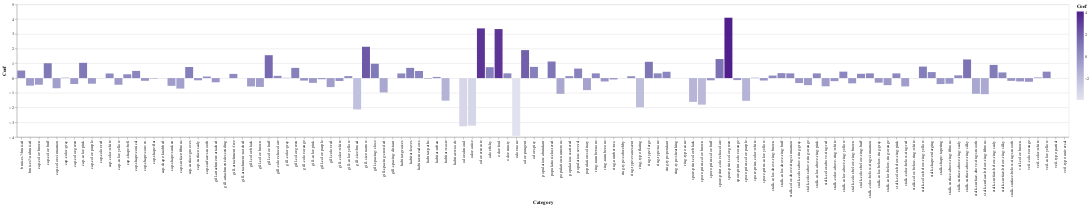

Notebook cell for this chart:
### Markdown cell above
As expected from the initial visualization, odor is a significant determiner of a mushroom's edibility, though the cap-size predictions seem to have been misguided. Variables being considered in conjunction with each other rather than simple counts is likely to account for this discrepancy.

### Code cell
# charting the coefficients
alt.Chart(coefs).mark_bar().encode(
    x = "Category",
    y = "Coef",
    color = alt.Color("Coef", scale = alt.Scale(scheme = "purples")),
    tooltip = ["Category", "Coef"]
)

### Figure 1 — Vega-Lite specification as saved in the notebook (floating-point values rounded to 4 significant figures)
{"config": {"view": {"continuousWidth": 400, "continuousHeight": 300}}, "data": {"name": "data-c4b94e68399037cda36f51e5bdee8371"}, "mark": "bar", "encoding": {"color": {"field": "Coef", "scale": {"scheme": "purples"}, "type": "quantitative"}, "tooltip": [{"field": "Category", "type": "nominal"}, {"field": "Coef", "type": "quantitative"}], "x": {"field": "Category", "type": "nominal"}, "y": {"field": "Coef", "type": "quantitative"}}, "$schema": "https://vega.github.io/schema/vega-lite/v4.17.0.json", "datasets": {"data-c4b94e68399037cda36f51e5bdee8371": [{"Category": "cap-shape:bell", "Coef": 0.2586}, {"Category": "cap-shape:conical", "Coef": 0.4869}, {"Category": "cap-shape:convex", "Coef": -0.183}, {"Category": "cap-shape:flat", "Coef": -0.03038}, {"Category": "cap-shape:knobbed", "Coef": -0.005568}, {"Category": "cap-shape:sunken", "Coef": -0.5264}, {"Category": "cap-surface:fibrous", "Coef": -0.7109}, {"Category": "cap-surface:grooves", "Coef": 0.7533}, {"Category": "cap-surface:scaly", "Coef": -0.1491}, {"Category": "cap-surface:smooth", "Coef": 0.1069}, {"Category": "cap-color:brown", "Coef": -0.4507}, {"Category": "cap-color:buff", "Coef": 1.008}, {"Category": "cap-color:cinnamon", "Coef": -0.6875}, {"Category": "cap-color:gray", "Coef": 0.02722}, {"Category": "cap-color:green", "Coef": -0.4023}, {"Category": "cap-color:pink", "Coef": 1.035}, {"Category": "cap-color:purple", "Coef": -0.3821}, {"Category": "cap-color:red", "Coef": -0.006905}, {"Category": "cap-color:white", "Coef": 0.3123}, {"Category": "cap-color:yellow", "Coef": -0.4532}, {"Category": "bruises?:bruised", "Coef": 0.5136}, {"Category": "bruises?:unbruised", "Coef": -0.5135}, {"Category": "odor:almond", "Coef": -3.274}, {"Category": "odor:anise", "Coef": -3.226}, {"Category": "odor:creosote", "Coef": 3.374}, {"Category": "odor:fishy", "Coef": 0.7402}, {"Category": "odor:foul", "Coef": 3.327}, {"Category": "odor:musty", "Coef": 0.3218}, {"Category": "odor:none", "Coef": -3.922}, {"Category": "odor:pungent", "Coef": 1.898}, {"Category": "odor:spicy", "Coef": 0.7613}, {"Category": "gill-attachment:attached", "Coef": -0.285}, {"Category": "gill-attachment:descending", "Coef": 0.0}, {"Category": "gill-attachment:free", "Coef": 0.2852}, {"Category": "gill-attachment:notched", "Coef": 0.0}, {"Category": "gill-spacing:close", "Coef": 0.9745}, {"Category": "gill-spacing:crowded", "Coef": -0.9744}, {"Category": "gill-spacing:distant", "Coef": 0.0}, {"Category": "gill-size:broad", "Coef": -2.126}, {"Category": "gill-size:narrow", "Coef": 2.127}, {"Category": "gill-color:black", "Coef": -0.569}, {"Category": "gill-color:brown", "Coef": -0.5995}, {"Category": "gill-color:buff", "Coef": 1.553}, {"Category": "gill-color:chocolate", "Coef": 0.1516}, {"Category": "gill-color:gray", "Coef": 0.01796}, {"Category": "gill-color:green", "Coef": 0.6934}, {"Category": "gill-color:orange", "Coef": -0.1701}, {"Category": "gill-color:pink", "Coef": -0.324}, {"Category": "gill-color:purple", "Coef": -0.07763}, {"Category": "gill-color:red", "Coef": -0.6116}, {"Category": "gill-color:white", "Coef": -0.1993}, {"Category": "gill-color:yellow", "Coef": 0.1351}, {"Category": "stalk-shape:enlarging", "Coef": 0.406}, {"Category": "stalk-shape:tapering", "Coef": -0.4059}, {"Category": "stalk-surface-above-ring:fibrous", "Coef": -0.384}, {"Category": "stalk-surface-above-ring:scaly", "Coef": 0.1865}, {"Category": "stalk-surface-above-ring:silky", "Coef": 1.264}, {"Category": "stalk-surface-above-ring:smooth", "Coef": -1.066}, {"Category": "stalk-surface-below-ring:fibrous", "Coef": -1.092}, {"Category": "stalk-surface-below-ring:scaly", "Coef": 0.8954}, {"Category": "stalk-surface-below-ring:silky", "Coef": 0.3835}, {"Category": "stalk-surface-below-ring:smooth", "Coef": -0.1871}, {"Category": "stalk-color-above-ring:brown", "Coef": 0.1706}, {"Category": "stalk-color-above-ring:buff", "Coef": 0.3355}, {"Category": "stalk-color-above-ring:cinnamon", "Coef": 0.3218}, {"Category": "stalk-color-above-ring:gray", "Coef": -0.3381}, {"Category": "stalk-color-above-ring:orange", "Coef": -0.4798}, {"Category": "stalk-color-above-ring:pink", "Coef": 0.3194}, {"Category": "stalk-color-above-ring:red", "Coef": -0.5588}, {"Category": "stalk-color-above-ring:white", "Coef": -0.2081}, {"Category": "stalk-color-above-ring:yellow", "Coef": 0.4375}, {"Category": "stalk-color-below-ring:brown", "Coef": -0.3588}, {"Category": "stalk-color-below-ring:buff", "Coef": 0.2916}, {"Category": "stalk-color-below-ring:cinnamon", "Coef": 0.3218}, {"Category": "stalk-color-below-ring:gray", "Coef": -0.3118}, {"Category": "stalk-color-below-ring:orange", "Coef": -0.4798}, {"Category": "stalk-color-below-ring:pink", "Coef": 0.3179}, {"Category": "stalk-color-below-ring:red", "Coef": -0.5641}, {"Category": "stalk-color-below-ring:white", "Coef": 0.002863}, {"Category": "stalk-color-below-ring:yellow", "Coef": 0.7805}, {"Category": "veil-type:partial", "Coef": 0.0001461}, {"Category": "veil-type:universal", "Coef": 0.0}, {"Category": "veil-color:brown", "Coef": -0.2265}, {"Category": "veil-color:orange", "Coef": -0.2532}, {"Category": "veil-color:white", "Coef": 0.04239}, {"Category": "veil-color:yellow", "Coef": 0.4375}, {"Category": "ring-number:none", "Coef": 0.3218}, {"Category": "ring-number:one", "Coef": -0.2297}, {"Category": "ring-number:two", "Coef": -0.09201}, {"Category": "ring-type:cobwebby", "Coef": 0.0}, {"Category": "ring-type:evanescent", "Coef": 0.1254}, {"Category": "ring-type:flaring", "Coef": -1.982}, {"Category": "ring-type:large", "Coef": 1.105}, {"Category": "ring-type:none", "Coef": 0.3218}, {"Category": "ring-type:pendant", "Coef": 0.4297}, {"Category": "ring-type:sheathing", "Coef": 0.0}, {"Category": "ring-type:zone", "Coef": 0.0}, {"Category": "spore-print-color:black", "Coef": -1.616}, {"Category": "spore-print-color:brown", "Coef": -1.802}, {"Category": "spore-print-color:buff", "Coef": -0.1513}, {"Category": "spore-print-color:chocolate", "Coef": 1.293}, {"Category": "spore-print-color:green", "Coef": 4.098}, {"Category": "spore-print-color:orange", "Coef": -0.1373}, {"Category": "spore-print-color:purple", "Coef": -1.545}, {"Category": "spore-print-color:white", "Coef": 0.02532}, {"Category": "spore-print-color:yellow", "Coef": -0.1651}, {"Category": "population:abundant", "Coef": -0.01531}, {"Category": "population:clustered", "Coef": 1.126}, {"Category": "population:numerous", "Coef": -1.07}, {"Category": "population:scattered", "Coef": 0.1314}, {"Category": "population:several", "Coef": 0.6444}, {"Category": "population:solitary", "Coef": -0.8158}, {"Category": "habitat:grasses", "Coef": 0.3157}, {"Category": "habitat:leaves", "Coef": 0.6952}, {"Category": "habitat:meadows", "Coef": 0.4803}, {"Category": "habitat:paths", "Coef": -0.03431}, {"Category": "habitat:urban", "Coef": 0.07788}, {"Category": "habitat:waste", "Coef": -1.533}, {"Category": "habitat:woods", "Coef": -0.001744}]}}
